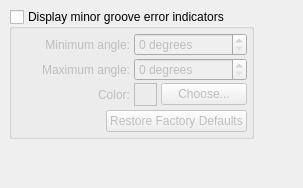
         <widget class="QWidget" name="MinorGrooveErrorIndicators" >
          <layout class="QGridLayout" >
           <property name="margin" >
            <number>9</number>
           </property>
           <property name="spacing" >
            <number>6</number>
           </property>
           <item row="0" column="1" >
            <spacer>
             <property name="orientation" >
              <enum>Qt::Horizontal</enum>
             </property>
             <property name="sizeHint" >
              <size>
               <width>40</width>
               <height>20</height>
              </size>
             </property>
            </spacer>
           </item>
           <item row="0" column="0" >
            <layout class="QVBoxLayout" >
             <property name="margin" >
              <number>0</number>
             </property>
             <property name="spacing" >
              <number>6</number>
             </property>
             <item>
              <widget class="QGroupBox" name="dnaDisplayMinorGrooveErrorGroupBox" >
               <property name="title" >
                <string>Display minor groove error indicators</string>
               </property>
               <property name="checkable" >
                <bool>true</bool>
               </property>
               <property name="checked" >
                <bool>false</bool>
               </property>
               <layout class="QGridLayout" >
                <property name="margin" >
                 <number>4</number>
                </property>
                <property name="spacing" >
                 <number>4</number>
                </property>
                <item row="0" column="0" >
                 <layout class="QVBoxLayout" >
                  <property name="margin" >
                   <number>0</number>
                  </property>
                  <property name="spacing" >
                   <number>2</number>
                  </property>
                  <item>
                   <widget class="QLabel" name="label_15" >
                    <property name="sizePolicy" >
                     <sizepolicy>
                      <hsizetype>1</hsizetype>
                      <vsizetype>5</vsizetype>
                      <horstretch>0</horstretch>
                      <verstretch>0</verstretch>
                     </sizepolicy>
                    </property>
                    <property name="text" >
                     <string>Minimum angle:</string>
                    </property>
                    <property name="alignment" >
                     <set>Qt::AlignRight|Qt::AlignTrailing|Qt::AlignVCenter</set>
                    </property>
                   </widget>
                  </item>
                  <item>
                   <widget class="QLabel" name="label_16" >
                    <property name="sizePolicy" >
                     <sizepolicy>
                      <hsizetype>1</hsizetype>
                      <vsizetype>5</vsizetype>
                      <horstretch>0</horstretch>
                      <verstretch>0</verstretch>
                     </sizepolicy>
                    </property>
                    <property name="text" >
                     <string>Maximum angle:</string>
                    </property>
                    <property name="alignment" >
                     <set>Qt::AlignRight|Qt::AlignTrailing|Qt::AlignVCenter</set>
                    </property>
                   </widget>
                  </item>
                  <item>
                   <widget class="QLabel" name="bg1_color_lbl_3" >
                    <property name="text" >
                     <string>Color:</string>
                    </property>
                    <property name="alignment" >
                     <set>Qt::AlignRight|Qt::AlignTrailing|Qt::AlignVCenter</set>
                    </property>
                   </widget>
                  </item>
                 </layout>
                </item>
                <item row="0" column="1" >
                 <layout class="QVBoxLayout" >
                  <property name="margin" >
                   <number>0</number>
                  </property>
                  <property name="spacing" >
                   <number>2</number>
                  </property>
                  <item>
                   <widget class="QSpinBox" name="dnaMinGrooveAngleSpinBox" >
                    <property name="suffix" >
                     <string> degrees</string>
                    </property>
                    <property name="maximum" >
                     <number>179</number>
                    </property>
                    <property name="value" >
                     <number>0</number>
                    </property>
                   </widget>
                  </item>
                  <item>
                   <widget class="QSpinBox" name="dnaMaxGrooveAngleSpinBox" >
                    <property name="suffix" >
                     <string> degrees</string>
                    </property>
                    <property name="maximum" >
                     <number>179</number>
                    </property>
                    <property name="value" >
                     <number>0</number>
                    </property>
                   </widget>
                  </item>
                  <item>
                   <layout class="QHBoxLayout" >
                    <property name="margin" >
                     <number>0</number>
                    </property>
                    <property name="spacing" >
                     <number>4</number>
                    </property>
                    <item>
                     <widget class="QFrame" name="dnaGrooveIndicatorColorFrame" >
                      <property name="minimumSize" >
                       <size>
                        <width>23</width>
                        <height>23</height>
                       </size>
                      </property>
                      <property name="maximumSize" >
                       <size>
                        <width>23</width>
                        <height>23</height>
                       </size>
                      </property>
                      <property name="frameShape" >
                       <enum>QFrame::Box</enum>
                      </property>
                      <property name="frameShadow" >
                       <enum>QFrame::Plain</enum>
                      </property>
                     </widget>
                    </item>
                    <item>
                     <widget class="QPushButton" name="dnaGrooveIndicatorColorButton" >
                      <property name="text" >
                       <string>Choose...</string>
                      </property>
                      <property name="autoDefault" >
                       <bool>false</bool>
                      </property>
                     </widget>
                    </item>
                   </layout>
                  </item>
                 </layout>
                </item>
                <item row="1" column="0" colspan="2" >
                 <layout class="QHBoxLayout" >
                  <property name="margin" >
                   <number>0</number>
                  </property>
                  <property name="spacing" >
                   <number>4</number>
                  </property>
                  <item>
                   <spacer>
                    <property name="orientation" >
                     <enum>Qt::Horizontal</enum>
                    </property>
                    <property name="sizeHint" >
                     <size>
                      <width>40</width>
                      <height>20</height>
                     </size>
                    </property>
                   </spacer>
                  </item>
                  <item>
                   <widget class="QPushButton" name="dnaMinorGrooveRestoreFactoryDefaultsPushButton" >
                    <property name="text" >
                     <string>Restore Factory Defaults</string>
                    </property>
                    <property name="autoDefault" >
                     <bool>false</bool>
                    </property>
                   </widget>
                  </item>
                 </layout>
                </item>
               </layout>
              </widget>
             </item>
             <item>
              <spacer>
               <property name="orientation" >
                <enum>Qt::Vertical</enum>
               </property>
               <property name="sizeHint" >
                <size>
                 <width>20</width>
                 <height>40</height>
                </size>
               </property>
              </spacer>
             </item>
            </layout>
           </item>
          </layout>
         </widget>
